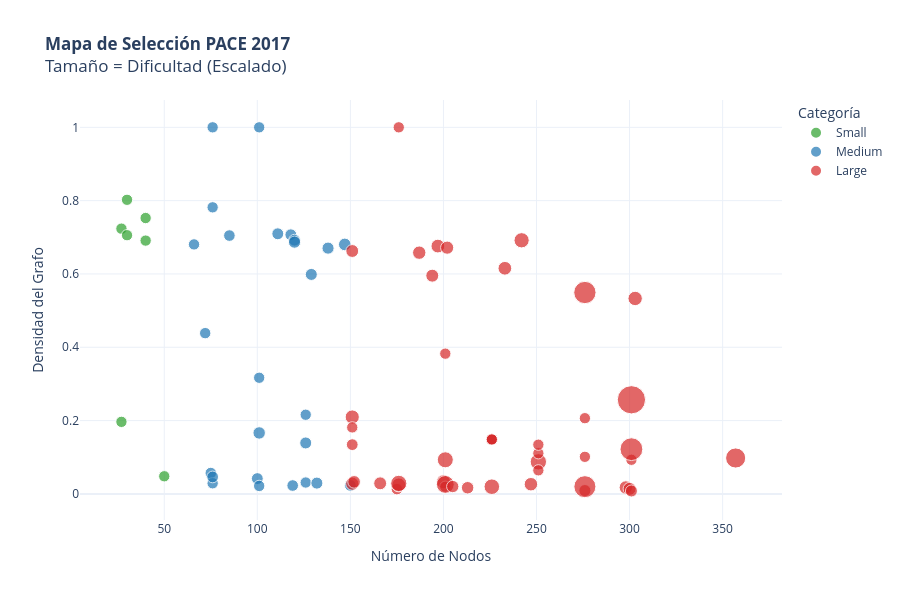

The notebook cell this image was saved under:
### Markdown cell above
## 2. Categorización y Selección Visual

En esta etapa filtramos las instancias para mantenernos dentro del rango viable para una tesis de maestría ($20 \le N \le 400$) y las clasificamos en tres grupos de dificultad.

Se utiliza un gráfico interactivo para seleccionar manualmente 9 instancias (3 por categoría).
**Criterio de Selección:** Se buscan grafos que representen un desafío para la heurística *Minimum Degree* (burbujas grandes) y que cubran diferentes densidades.

* **Eje X:** Tamaño del grafo (Nodos).
* **Eje Y:** Densidad.
* **Tamaño de la Burbuja:** Costo de la heurística (`MinDegree_FillIn`). A mayor tamaño, mayor dificultad estructural detectada.

### Code cell
import plotly.express as px

# --- 1. FILTRADO Y CATEGORIZACIÓN ---

MIN_NODES = 20
MAX_NODES = 400

print(f"Filtrando grafos entre {MIN_NODES} y {MAX_NODES} nodos...")
df_viable = df[(df['Nodes'] >= MIN_NODES) & (df['Nodes'] <= MAX_NODES)].copy()

df_viable['Category'] = df_viable['Nodes'].apply(get_category)

# --- 2. LÓGICA DE ESCALADO VISUAL (EL ARREGLO) ---

# Definimos el tamaño mínimo y máximo en PÍXELES que queremos ver en pantalla
MIN_BUBBLE_SIZE = 8   # Tamaño mínimo (para que los pequeños se vean)
MAX_BUBBLE_SIZE = 50  # Tamaño máximo (para los difíciles)

# Obtenemos los valores reales min y max de tus datos
val_min = df_viable['MinDegree_FillIn'].min()
val_max = df_viable['MinDegree_FillIn'].max()

# Función de normalización (Min-Max Scaling)
def scale_size(val):
    # Si todos tienen el mismo valor, devolver el tamaño base
    if val_max == val_min:
        return MIN_BUBBLE_SIZE + 5

    # Fórmula: Base + (Proporción * Rango_Visual)
    normalized = (val - val_min) / (val_max - val_min)
    return MIN_BUBBLE_SIZE + (normalized * (MAX_BUBBLE_SIZE - MIN_BUBBLE_SIZE))

df_viable['Visual_Size'] = df_viable['MinDegree_FillIn'].apply(scale_size)

# --- 3. VISUALIZACIÓN INTERACTIVA ---

fig = px.scatter(
    df_viable,
    x="Nodes",
    y="Density",
    color="Category",
    size="Visual_Size",
    hover_data={
        'Filename': True,
        'Nodes': True,
        'Density': ':.4f',
        'MinDegree_FillIn': True, # Mostramos el valor REAL en el tooltip
        'Visual_Size': False,     # Ocultamos el valor trucado
        'Category': False
    },
    title="<b>Mapa de Selección PACE 2017</b><br>Tamaño = Dificultad (Escalado)",
    color_discrete_map={
        "Small": "#2ca02c",  # Verde
        "Medium": "#1f77b4", # Azul
        "Large": "#d62728"   # Rojo
    },
    labels={"Nodes": "Número de Nodos", "Density": "Densidad del Grafo"}
)

fig.update_layout(
    template="plotly_white",
    height=600,
    legend_title_text='Categoría'
)

fig.show()

# --- 4. TABLA DE AYUDA PARA SELECCIÓN ---
print("Top 5 más difíciles (mayor Fill-in) por categoría:")
for cat in ['Small', 'Medium', 'Large']:
    subset = df_viable[df_viable['Category'] == cat]
    top_hard = subset.sort_values(by='MinDegree_FillIn', ascending=False).head(5)
    print(f"\n--- {cat} ---")
    display(top_hard[['Filename', 'Nodes', 'Density', 'MinDegree_FillIn']])

### Figure 1 — Plotly figure (JSON) as saved in the notebook; plotly's stock layout.template omitted (floating-point values rounded to 4 significant figures; data arrays with more than 128 entries replaced by an {"elided": "..."} marker saying what was removed)
{"data": [{"customdata": [["43.graph", 0, 8.0, "Small"], ["9.graph", 9, 8.046, "Small"], ["74.graph", 0, 8.0, "Small"], ["50.graph", 4, 8.021, "Small"], ["75.graph", 3, 8.015, "Small"], ["51.graph", 5, 8.026, "Small"], ["20.graph", 2, 8.01, "Small"]], "hovertemplate": "Número de Nodos=%{x}<br>Densidad del Grafo=%{y:.4f}<br>Filename=%{customdata[0]}<br>MinDegree_FillIn=%{customdata[1]}<extra></extra>", "legendgroup": "Small", "marker": {"color": "#2ca02c", "size": [8.0, 8.046, 8.0, 8.021, 8.015, 8.026, 8.01], "sizemode": "area", "sizeref": 0.125, "symbol": "circle"}, "mode": "markers", "name": "Small", "orientation": "v", "showlegend": true, "x": [27, 27, 30, 30, 40, 40, 50], "xaxis": "x", "y": [0.1966, 0.7236, 0.7057, 0.8023, 0.691, 0.7526, 0.04816], "yaxis": "y", "type": "scatter"}, {"customdata": [["42.graph", 12, 8.062, "Medium"], ["76.graph", 25, 8.129, "Medium"], ["24.graph", 65, 8.336, "Medium"], ["84.graph", 18, 8.093, "Medium"], ["87.graph", 0, 8.0, "Medium"], ["86.graph", 120, 8.62, "Medium"], ["85.graph", 0, 8.0, "Medium"], ["62.graph", 78, 8.403, "Medium"], ["31.graph", 151, 8.78, "Medium"], ["5.graph", 24, 8.124, "Medium"], ["3.graph", 325, 9.678, "Medium"], ["4.graph", 0, 8.0, "Medium"], ["6.graph", 0, 8.0, "Medium"], ["44.graph", 170, 8.878, "Medium"], ["8.graph", 138, 8.713, "Medium"], ["13.graph", 92, 8.475, "Medium"], ["79.graph", 157, 8.811, "Medium"], ["26.graph", 254, 9.312, "Medium"], ["14.graph", 0, 8.0, "Medium"], ["12.graph", 2, 8.01, "Medium"], ["11.graph", 195, 9.007, "Medium"], ["2.graph", 200, 9.033, "Medium"], ["92.graph", 212, 9.095, "Medium"], ["89.graph", 235, 9.214, "Medium"], ["40.graph", 377, 9.947, "Medium"], ["18.graph", 108, 8.558, "Medium"]], "hovertemplate": "Número de Nodos=%{x}<br>Densidad del Grafo=%{y:.4f}<br>Filename=%{customdata[0]}<br>MinDegree_FillIn=%{customdata[1]}<extra></extra>", "legendgroup": "Medium", "marker": {"color": "#1f77b4", "size": [8.062, 8.129, 8.336, 8.093, 8.0, 8.62, 8.0, 8.403, 8.78, 8.124, 9.678, 8.0, 8.0, 8.878, 8.713, 8.475, 8.811, 9.312, 8.0, 8.01, 9.007, 9.033, 9.095, 9.214, 9.947, 8.558], "sizemode": "area", "sizeref": 0.125, "symbol": "circle"}, "mode": "markers", "name": "Medium", "orientation": "v", "showlegend": true, "x": [66, 72, 75, 76, 76, 76, 76, 85, 100, 101, 101, 101, 101, 111, 118, 119, 120, 120, 126, 126, 126, 129, 132, 138, 147, 150], "xaxis": "x", "y": [0.6807, 0.4386, 0.05694, 0.02912, 0.7818, 0.04632, 1.0, 0.7048, 0.04182, 0.02178, 0.1663, 1.0, 0.3168, 0.7096, 0.7069, 0.02293, 0.692, 0.6868, 0.216, 0.03111, 0.139, 0.5987, 0.02949, 0.6705, 0.6806, 0.02318], "yaxis": "y", "type": "scatter"}, {"customdata": {"elided": "46x4 mixed values"}, "hovertemplate": "Número de Nodos=%{x}<br>Densidad del Grafo=%{y:.4f}<br>Filename=%{customdata[0]}<br>MinDegree_FillIn=%{customdata[1]}<extra></extra>", "legendgroup": "Large", "marker": {"color": "#d62728", "size": [12.57, 10.37, 10.86, 8.677, 8.0, 9.978, 10.42, 8.289, 8.0, 12.17, 16.48, 11.19, 10.46, 11.79, 12.34, 8.005, 19.9, 16.05, 8.0, 10.84, 9.492, 9.735, 8.0, 8.0, 15.13, 8.0, 11.73, 14.5, 11.32, 16.67, 8.0, 8.0, 8.0, 9.152, 30.32, 31.06, 8.0, 8.0, 11.19, 10.49, 8.0, 32.48, 50.0, 9.074, 12.93, 25.29], "sizemode": "area", "sizeref": 0.125, "symbol": "circle"}, "mode": "markers", "name": "Large", "orientation": "v", "showlegend": true, "x": [151, 151, 151, 151, 151, 152, 166, 175, 176, 176, 176, 187, 194, 197, 200, 201, 201, 201, 201, 202, 205, 213, 226, 226, 226, 226, 233, 242, 247, 251, 251, 251, 251, 276, 276, 276, 276, 276, 298, 300, 301, 301, 301, 301, 303, 357], "xaxis": "x", "y": [0.2098, 0.6626, 0.0279, 0.1344, 0.1815, 0.03285, 0.02892, 0.01307, 1.0, 0.02455, 0.02877, 0.6581, 0.5953, 0.6761, 0.03322, 0.0197, 0.02587, 0.09308, 0.3826, 0.6717, 0.02013, 0.01683, 0.1486, 0.1486, 0.01971, 0.1486, 0.6155, 0.6919, 0.02646, 0.08752, 0.06438, 0.1109, 0.1343, 0.009117, 0.01974, 0.5494, 0.1012, 0.2066, 0.01763, 0.01376, 0.09316, 0.122, 0.2568, 0.008018, 0.5331, 0.09796], "yaxis": "y", "type": "scatter"}], "layout": {"xaxis": {"anchor": "y", "domain": [0.0, 1.0], "title": {"text": "Número de Nodos"}}, "yaxis": {"anchor": "x", "domain": [0.0, 1.0], "title": {"text": "Densidad del Grafo"}}, "legend": {"title": {"text": "Categoría"}, "tracegroupgap": 0, "itemsizing": "constant"}, "title": {"text": "<b>Mapa de Selección PACE 2017</b><br>Tamaño = Dificultad (Escalado)"}, "height": 600}}
